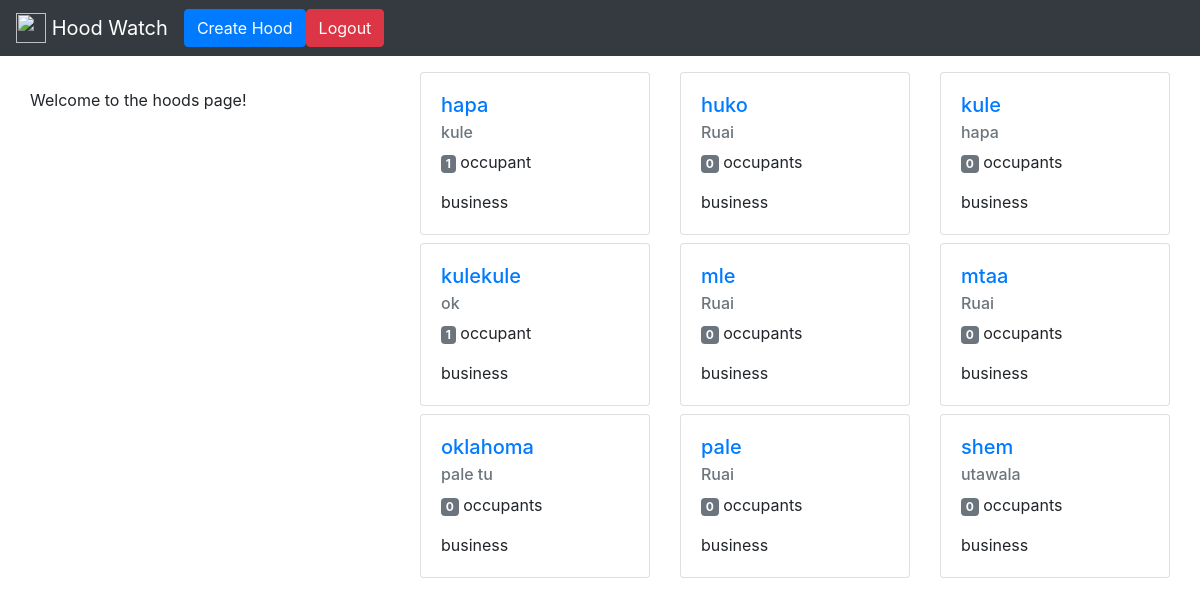
/hoods/, run on an earlier commit of the app's database.
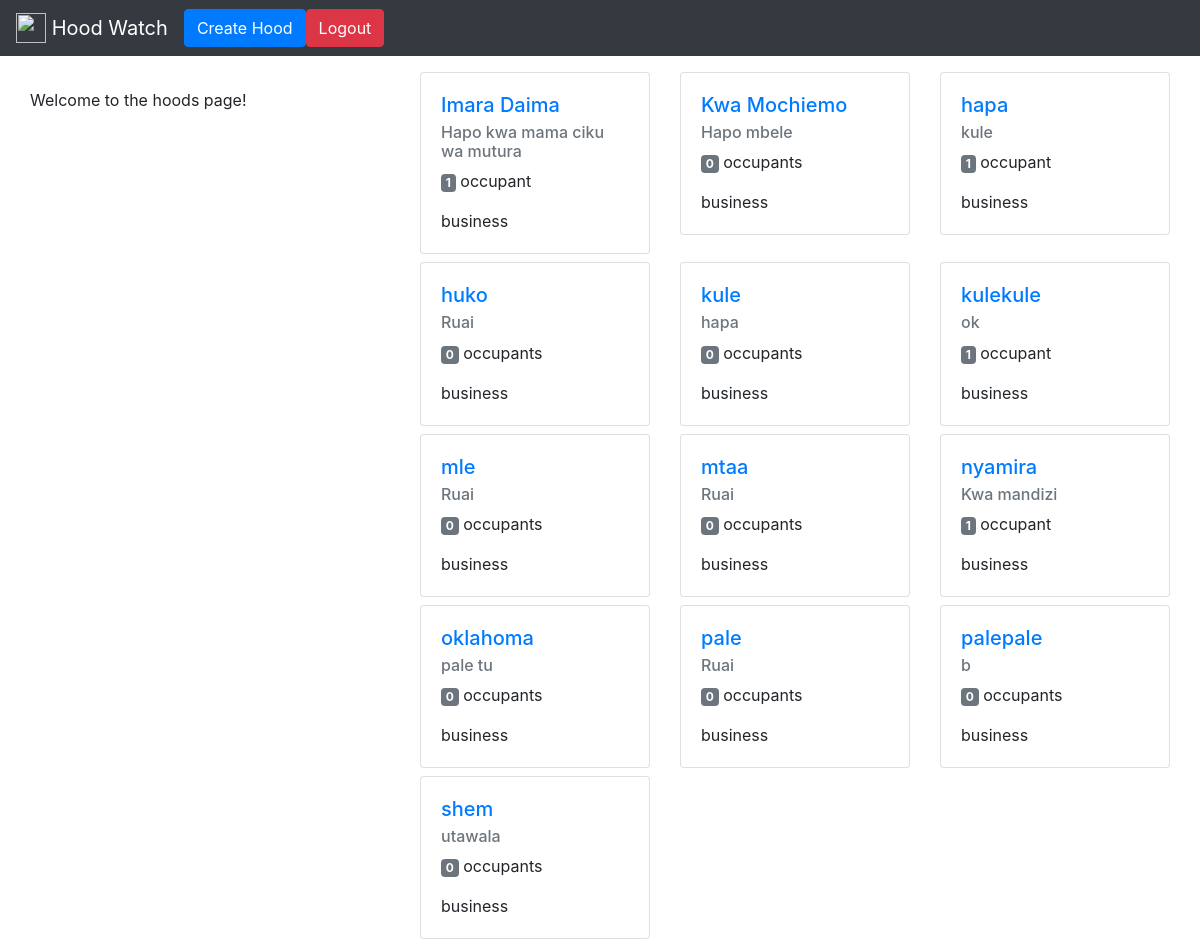
And on a later commit of the database.
### hoods/models.py (models this page shows, shortened)
class Hood(models.Model):
    name = models.CharField(max_length=140, unique=True)
    slug = models.SlugField(allow_unicode=True,  unique=True)
    location = models.CharField(max_length=140, blank=True, default='')
    occupants = models.ManyToManyField(User, through='HoodMember')
    class Meta:
        ordering = ['name']

### hoods/views.py (the view)
class ListHoods(generic.ListView):
    model = Hood

### hoods/templates/hoods/hood_list.html (shortened to what this page needs)
{% extends "hoods/hood_base.html" %} {% block prehood %}
<div class="row mt-2">
  <div class="col-md-4">
      <br/> Welcome to the hoods page!</p>
  </div>
  {% endblock %} {% block hood_content %}
  <div class="col-md-8">
    <div class="row">
      {% for hood in object_list %}
      <div class="col-md-4">
        <div class="card mt-2">
          <div class="card-body">
            <h5 class="card-title"><a href="{% url 'hoods:single' slug=hood.slug %}">{{hood.name}}</a></h5>
            <h6 class="card-subtitle mb-2 text-muted">{{hood.location}}</h6>
            <p class="card-text"><span class="badge badge-secondary">{{hood.occupants.count}}</span> occupant{{hood.occupants.count|pluralize}}</p>
            <p class="card-text"> business{{hood.businesses.count|pluralize}}</p>
          </div>
        </div>
      </div>
      {% endfor %}
    </div>
  </div>
</div>
{% endblock %}

### hoods/templates/hoods/hood_base.html (shortened to what this page needs)
{% extends "base.html" %} {% block content %}
<div class="container">
  <div class="row">
    {% block prehood %} {% endblock %}
    {% block hood_content %} {% endblock %}
  </div>
</div>
{% endblock %}

### templates/base.html (shortened to what this page needs)
<!DOCTYPE html> {% load staticfiles %}
<html>
<head>
  <link rel="stylesheet" href="https://maxcdn.bootstrapcdn.com/bootstrap/4.0.0/css/bootstrap.min.css">
</head>
<body>
  <nav class="navbar navbar-expand-lg navbar-dark bg-dark">
    <a class="navbar-brand" href="{% url 'home' %}">
      <img src="#" width="30" height="30" class="d-inline-block align-top" alt="">
      Hood Watch
    </a>
      <a href="{% url 'hoods:create' %}"><button class="btn btn-primary">Create Hood</button></a>
       <a href="{% url 'accounts:logout' %}"><button class="btn btn-danger">Logout</button> </a>
    </nav>
  {% block content %} {% endblock %}
</body>
</html>

What changed in the data, as far as the page shows it:
added Hood: name "Imara Daima", location "Hapo kwa mama ciku wa mutura", occupants.count "1"
added Hood: name "Kwa Mochiemo", location "Hapo mbele", occupants.count "0"
added Hood: name "nyamira", location "Kwa mandizi", occupants.count "1"
added Hood: name "palepale", location "b", occupants.count "0"
